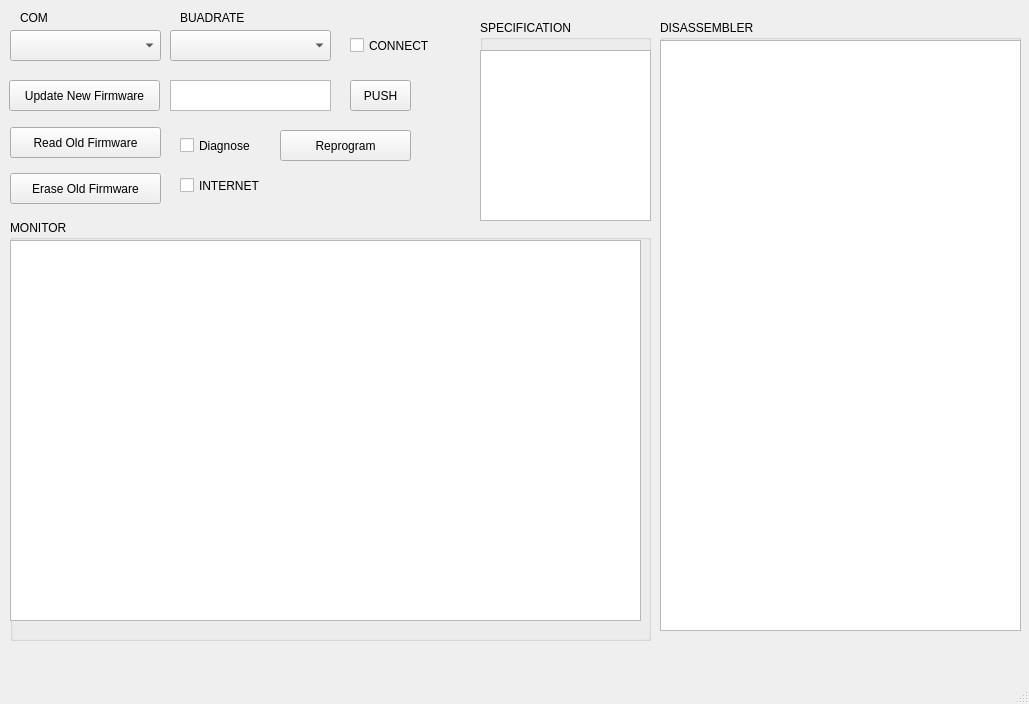
<?xml version="1.0" encoding="UTF-8"?>
<ui version="4.0">
 <class>mainUI</class>
 <widget class="QMainWindow" name="mainUI">
  <property name="geometry">
   <rect>
    <x>0</x>
    <y>0</y>
    <width>1029</width>
    <height>704</height>
   </rect>
  </property>
  <property name="windowTitle">
   <string>MainWindow</string>
  </property>
  <widget class="QWidget" name="centralwidget">
   <widget class="QComboBox" name="cbBuad">
    <property name="geometry">
     <rect>
      <x>170</x>
      <y>30</y>
      <width>161</width>
      <height>31</height>
     </rect>
    </property>
   </widget>
   <widget class="QComboBox" name="cbCOM">
    <property name="geometry">
     <rect>
      <x>10</x>
      <y>30</y>
      <width>151</width>
      <height>31</height>
     </rect>
    </property>
   </widget>
   <widget class="QLabel" name="label">
    <property name="geometry">
     <rect>
      <x>20</x>
      <y>10</y>
      <width>61</width>
      <height>16</height>
     </rect>
    </property>
    <property name="text">
     <string>COM</string>
    </property>
   </widget>
   <widget class="QLabel" name="label_2">
    <property name="geometry">
     <rect>
      <x>180</x>
      <y>10</y>
      <width>81</width>
      <height>16</height>
     </rect>
    </property>
    <property name="text">
     <string>BUADRATE</string>
    </property>
   </widget>
   <widget class="QTextEdit" name="tedHexfile">
    <property name="geometry">
     <rect>
      <x>170</x>
      <y>80</y>
      <width>161</width>
      <height>31</height>
     </rect>
    </property>
   </widget>
   <widget class="QGroupBox" name="groupBox">
    <property name="geometry">
     <rect>
      <x>10</x>
      <y>220</y>
      <width>641</width>
      <height>421</height>
     </rect>
    </property>
    <property name="title">
     <string>MONITOR</string>
    </property>
    <widget class="QTableWidget" name="tabFlash">
     <property name="geometry">
      <rect>
       <x>0</x>
       <y>20</y>
       <width>631</width>
       <height>381</height>
      </rect>
     </property>
    </widget>
   </widget>
   <widget class="QCheckBox" name="btnConnect">
    <property name="geometry">
     <rect>
      <x>350</x>
      <y>30</y>
      <width>101</width>
      <height>31</height>
     </rect>
    </property>
    <property name="text">
     <string>CONNECT</string>
    </property>
   </widget>
   <widget class="QPushButton" name="btnUpdateFi">
    <property name="geometry">
     <rect>
      <x>9</x>
      <y>80</y>
      <width>151</width>
      <height>31</height>
     </rect>
    </property>
    <property name="text">
     <string>Update New Firmware</string>
    </property>
   </widget>
   <widget class="QPushButton" name="btnReadOld">
    <property name="geometry">
     <rect>
      <x>10</x>
      <y>127</y>
      <width>151</width>
      <height>31</height>
     </rect>
    </property>
    <property name="text">
     <string>Read Old Firmware</string>
    </property>
   </widget>
   <widget class="QPushButton" name="btnEraseOld">
    <property name="geometry">
     <rect>
      <x>10</x>
      <y>173</y>
      <width>151</width>
      <height>31</height>
     </rect>
    </property>
    <property name="text">
     <string>Erase Old Firmware</string>
    </property>
   </widget>
   <widget class="QGroupBox" name="groupBox_2">
    <property name="geometry">
     <rect>
      <x>660</x>
      <y>20</y>
      <width>361</width>
      <height>611</height>
     </rect>
    </property>
    <property name="title">
     <string>DISASSEMBLER</string>
    </property>
    <widget class="QPlainTextEdit" name="disassembler">
     <property name="geometry">
      <rect>
       <x>0</x>
       <y>20</y>
       <width>361</width>
       <height>591</height>
      </rect>
     </property>
    </widget>
   </widget>
   <widget class="QPushButton" name="btnPush">
    <property name="geometry">
     <rect>
      <x>350</x>
      <y>80</y>
      <width>61</width>
      <height>31</height>
     </rect>
    </property>
    <property name="text">
     <string>PUSH</string>
    </property>
   </widget>
   <widget class="QCheckBox" name="chBoxDiagnose">
    <property name="geometry">
     <rect>
      <x>180</x>
      <y>130</y>
      <width>101</width>
      <height>31</height>
     </rect>
    </property>
    <property name="text">
     <string>Diagnose</string>
    </property>
   </widget>
   <widget class="QPushButton" name="btnReProgram">
    <property name="geometry">
     <rect>
      <x>280</x>
      <y>130</y>
      <width>131</width>
      <height>31</height>
     </rect>
    </property>
    <property name="text">
     <string>Reprogram</string>
    </property>
   </widget>
   <widget class="QGroupBox" name="groupBox_3">
    <property name="geometry">
     <rect>
      <x>480</x>
      <y>20</y>
      <width>171</width>
      <height>201</height>
     </rect>
    </property>
    <property name="title">
     <string>SPECIFICATION</string>
    </property>
    <widget class="QPlainTextEdit" name="specification">
     <property name="geometry">
      <rect>
       <x>0</x>
       <y>30</y>
       <width>171</width>
       <height>171</height>
      </rect>
     </property>
    </widget>
   </widget>
   <widget class="QCheckBox" name="chb_internet">
    <property name="geometry">
     <rect>
      <x>180</x>
      <y>170</y>
      <width>101</width>
      <height>31</height>
     </rect>
    </property>
    <property name="text">
     <string>INTERNET</string>
    </property>
   </widget>
  </widget>
  <widget class="QMenuBar" name="menubar">
   <property name="geometry">
    <rect>
     <x>0</x>
     <y>0</y>
     <width>1029</width>
     <height>18</height>
    </rect>
   </property>
  </widget>
  <widget class="QStatusBar" name="statusbar"/>
 </widget>
 <resources/>
 <connections/>
</ui>
